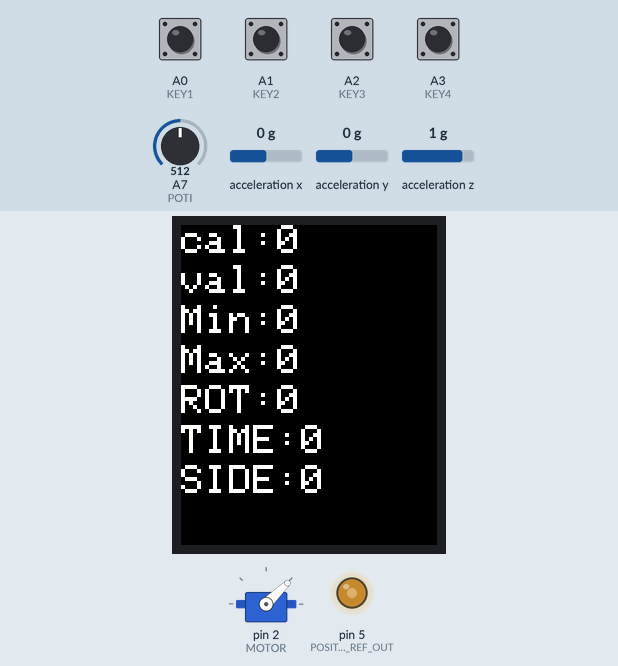
Recording of a sketch running on a simulated Arduino Nano, built with avr-gcc and run on an emulated ATmega328P. On the bench: 128×160 colour display, servo, output pins drawn as LEDs (lit = HIGH). Wiring (inferred from the names in the program): MPU-6050 motion sensor at I2C address 0x68. The test bench sets the inputs (shaded band); at power-on: A0 (KEY1), A1 (KEY2), A2 (KEY3), A3 (KEY4) HIGH, acceleration y 0 g, A7 (POTI) = 512, acceleration x 0 g, acceleration z 1 g. What the sketch prints to the serial monitor is not drawn.

Above: at 1.4 s.
1.5 s: acceleration y set to -1.4 g
At 1.9 s:
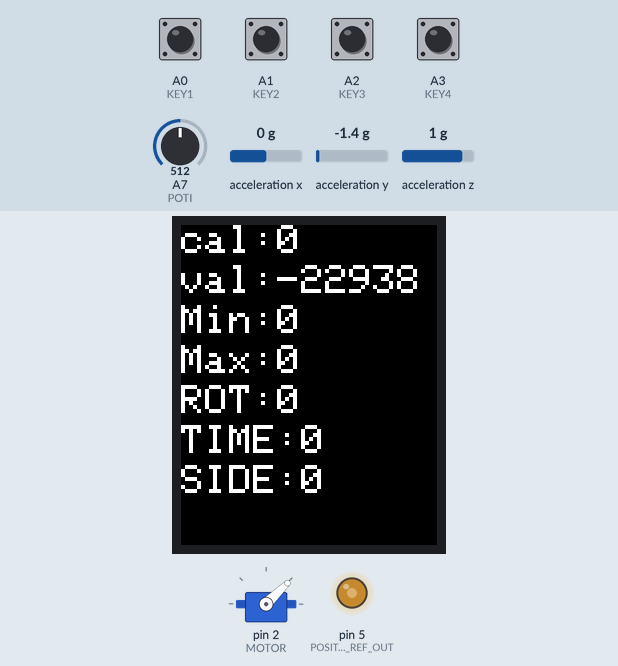
4.5 s: acceleration y set to 1.4 g
At 5.6 s:
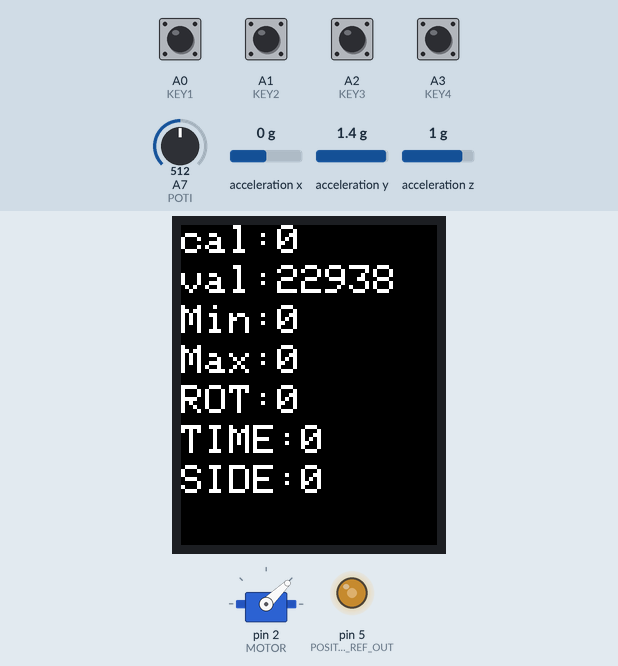
10.6 s: A2 (KEY3) pulled LOW for 0.15 s
At 11.7 s:
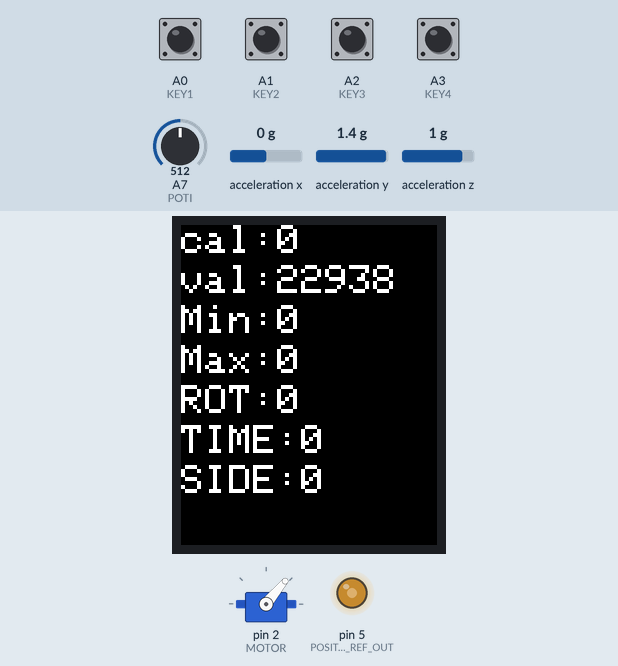
13.7 s: acceleration y set to 0.8 g
At 15.0 s:
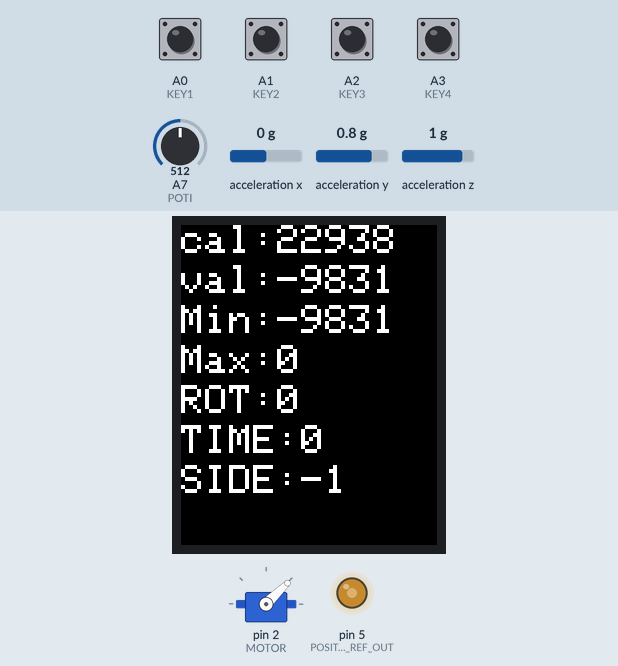
16.7 s: acceleration y set to -1.4 g
At 17.0 s:
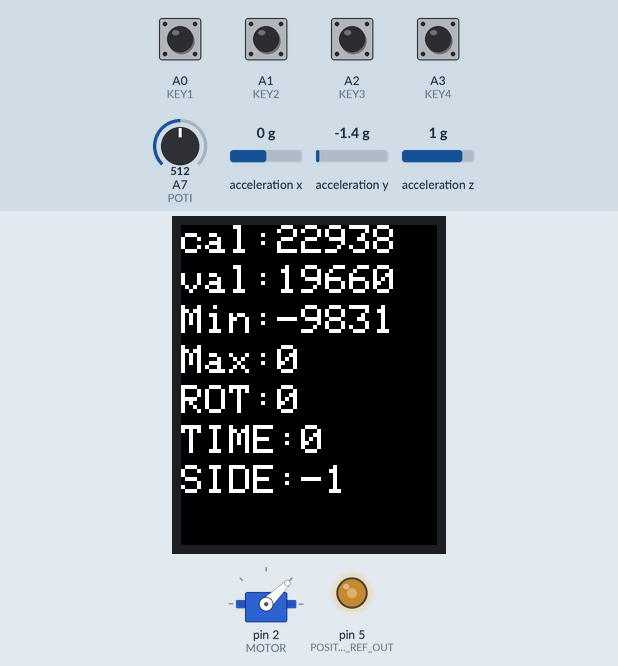
Timing chart, 0 to 19.7 s (numbered marks = the images above; inputs shaded):
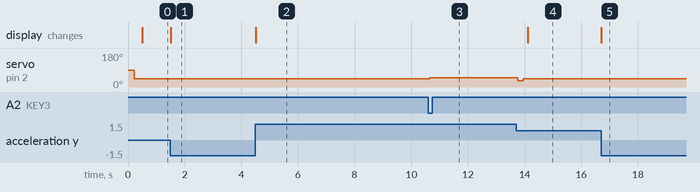

Measured:
- after the input at 1.5 s, the display: changes at once (image 1)
- after the input at 4.5 s, the display: changes at once (image 2)
- after the input at 10.6 s, servo on pin 2 (MOTOR): 44° → 50° after 0.06 s
- after the input at 16.7 s, the display: changes at once (image 5)

The sketch:

dynamic_prob_balancer.ino
```cpp
/***************************************************
Dynamic rc copter or plane balancing project.
The prob is mounted to a motor, that is controlled by an ESC.

The motor is mounted on a camera damper.
This allows to  "wobble" a little on bad (most cheap props are bad) probeller.

The movement is dynamically measured by  MPU-6050 sensor.
The motor position is monitored by a optical sensor watching to the motor.

When tbe motor is turning the software measures the missbalance and shows on what side
of the propeller the missalignment is.

By adding tape on the other blade, the balancing takes place.
To fix the balance run the process interative, until the balance is done.

The advantage if this device is that you get real measures and you know the SIDE where
to add weight.

Each run takes just 3 seconds.

Each round you get a good indicator to add or remove weight.

Now prob balanceing is fun an save (no longer "touch" the motor to "feel" the missbalance.)

 ****************************************************/

#include <Adafruit_GFX.h>    // Core graphics library
#include <Adafruit_ST7735.h> // Hardware-specific library
#include <SPI.h>             // required for the display
#include <Servo.h>           // required for the ESC
#include<Wire.h>             // required for the MPU-6050
const int MPU=0x68;          // I2C address of the MPU-6050

// pinning of display
#define TFT_CS     10
#define TFT_RST    8
#define TFT_DC     9
#define TFT_SCLK 13
#define TFT_MOSI 11

Adafruit_ST7735 tft = Adafruit_ST7735(TFT_CS,  TFT_DC, TFT_RST);


// keyboard
#define KEY1 A0
#define KEY2 A1
#define KEY3 A2
#define KEY4 A3
#define PRESS 0

#define POTI A7
#define MOTOR 2     // pulse output to controll the ESC
#define POSITION 7
#define POSITION_REF_OUT 5
uint16_t rotation=0;
unsigned long timeold;

// each ESC does have different min / max position.
// here you can tweak to your ESC
#define MOTOR_MIN 33 //  1ms position
#define MOTOR_TEST 50 // test speed
#define MOTOR_MAX 55 //  max save speed to balance
//#define MOTOR_MAX 119 // 2ms position

int poti=0;
Servo  motor;


void setup(void) {

  // keyboard
  pinMode(KEY1, INPUT);
  pinMode(KEY2, INPUT);
  pinMode(KEY3, INPUT);
  pinMode(KEY4, INPUT);
  // pull up for keyboard
  digitalWrite(KEY1, HIGH);
  digitalWrite(KEY2, HIGH);
  digitalWrite(KEY3, HIGH);
  digitalWrite(KEY4, HIGH);
  // position sensor
  //pinMode(POSITION, INPUT);

  // Display
  tft.initR(INITR_BLACKTAB);   // initialize a ST7735S chip, black tab
  tft.setTextWrap(false); // Allow text to run off right edge
  tft.fillScreen(ST7735_BLACK);
  tft.setTextColor(ST7735_WHITE);
  tft.setTextSize(2);
  // ESC Motor controller
  motor.attach(MOTOR);
  // Acc meter MPU-6050
  Wire.begin();
  Wire.beginTransmission(MPU);
  Wire.write(0x6B);  // PWR_MGMT_1 register
  Wire.write(0);     // set to zero (wakes up the MPU-6050)
  Wire.endTransmission(true);
  // NOTE: 400 kHz is not required, the sensor is not fast enough to get more data.
  // set i2c to 400KHz
  //Wire.setclock(400000L);
  // TWBR = 24;
  // RPM measure / position
  //attachInterrupt(1, count_rotation, FALLING);

  //calibrate acc to zero (horiztontal allignment of sensor)
  calibrate_sensor();
  // setup analog compare
  ACSR =
  (0<<ACD) |   // Analog Comparator: Enabled
  (0<<ACBG) |   // Analog Comparator Bandgap Select: AIN0 is applied to the positive input
  (0<<ACO) |   // Analog Comparator Output: Off
  (0<<ACI) |   // Analog Comparator Interrupt Flag: Clear Pending Interrupt
  (1<<ACIE) |   // Analog Comparator Interrupt: Enabled
  (0<<ACIC) |   // Analog Comparator Input Capture: Disabled
  (1<<ACIS1) | (0<<ACIS0);   // Analog Comparator Interrupt Mode: Comparator Interrupt on Rising Output Edge

   // set reference to 50%
   analogWrite(POSITION_REF_OUT, 128);

  rotation=0;
  // debug display
  Serial.begin(115200);
}

uint16_t last_poti=65535;
uint16_t servo_pos=0;
int16_t AcX,AcY,AcZ,Tmp,GyX,GyY,GyZ;
int16_t sensor_offset=0; // auto leveling

int16_t AcY_max=0;
int16_t AcY_min=0;
int8_t balance_side=0; // -1=left 0=undefined  +1=right
int16_t rpm=0;
bool motor_pulse=false;
#define UPDATE_SCREEN 50
uint8_t update_screen=UPDATE_SCREEN;

uint16_t measure_index=0;
uint16_t reference_position=0;
#define MEASURE_ARRAY 200
int16_t AcY_measure[MEASURE_ARRAY];
uint8_t index_pos[MEASURE_ARRAY];

int32_t current_time = 0;
int32_t last_time = 0;
int32_t next_trigger = 0;
#define POSTITION_FILTER 5

int32_t rotation_time = 0;
int32_t test_rotation_time = 0;

void loop(void) {

    // reset value
    if((digitalRead(KEY1) == PRESS))
    {
        AcY_max=0;
        AcY_min=0;
        rotation=0;
    }
    if((digitalRead(KEY2) == PRESS)) // dump results on COM for debugging
    {
        for(uint8_t index=0;index<MEASURE_ARRAY;index++)
        {
            Serial.print(index);
            Serial.print(":");
            Serial.println(AcY_measure[index]);
        }
        // wait until release
        while((digitalRead(KEY2) != PRESS));
    }
    if((digitalRead(KEY3) == PRESS)) // run test with ESC controll
    {
        // autolevel sensor
        calibrate_sensor();

        measure_index=0; // reset test counter
        // run test
        motor.write(MOTOR_TEST);
        // wait until motor is fully running
        delay(3000);
        //AcY_measure[measure_index]=read_y_sensor();
        //delay(1000);

        // check RPM
        test_rotation_time=rotation_time;

        // start probing
        motor_pulse=false; // reset last detection
        for(uint8_t index=0;index<MEASURE_ARRAY;index++)
        {
            AcY_measure[measure_index]=read_y_sensor();
            if(motor_pulse){
                index_pos[measure_index]=1;
                motor_pulse=false;
            }
            else
            {
                index_pos[measure_index]=0;
            }
            measure_index++;
            //delay(10);
        }
        // turn off motor
        motor.write(MOTOR_MIN);
        #if 1
        // give debug messures on uart
        for(uint8_t index=0;index<MEASURE_ARRAY;index++)
        {
            Serial.print(index);
            Serial.print(";");
            Serial.print(AcY_measure[index]);
            Serial.print(";");
            Serial.println(index_pos[index]);
        }
        #endif
        // measurements done
        // do anaysis, find min and max and polarity
        AcY_max=AcY_measure[0];
        AcY_min=AcY_measure[0];
        uint8_t marker_side=0;
        uint8_t not_marker_side=0;
        for(uint8_t index=0;index<MEASURE_ARRAY;index++)
        {
            //  get min / max
            if(AcY_max<AcY_measure[index])
            {
                AcY_max=AcY_measure[index];
            }
            if(AcY_min>AcY_measure[index])
            {
                AcY_min=AcY_measure[index];
            }
            // check for polarity on index
            if(index_pos[index])
            {
                if(AcY_measure[index]>0)
                {
                    marker_side++;
                }
                else
                {
                not_marker_side++;
                }
            }
        }
        // calculate summary
        if(marker_side && not_marker_side)
        {
            balance_side=0; // undefined
        }
        else
        {
            if(marker_side)
            {
                balance_side=1;
            }
            else
            {
                balance_side=-1;
            }
        }
    }
    else // debug for manual motor controll
    {
        poti=analogRead(POTI);
        servo_pos = map(poti, 0, 1023, MOTOR_MIN, MOTOR_MAX);     // scale it to use it with the servo (value between 0 and 180)
        motor.write(servo_pos);
    }

    // update from time to time, and on Keypress
    if((update_screen--==0) || (digitalRead(KEY4) == PRESS))
//    if(digitalRead(KEY4) == PRESS)
    {
        update_screen=UPDATE_SCREEN;
        uint8_t y_pos=0;
        #define SIZE 20
        //tft.fillRect(0, 0, 127, 100, ST7735_BLACK); // clear
        tft.fillScreen(ST7735_BLACK);
        tft.setCursor(0, y_pos);
        y_pos+=SIZE;
        tft.print("cal:");
        tft.print(sensor_offset);
        tft.setCursor(0, y_pos);
        y_pos+=SIZE;
        tft.print("val:");
        tft.print(read_y_sensor());
        tft.setCursor(0, y_pos);
        y_pos+=SIZE;
        tft.print("Min:");
        tft.print(AcY_min);
        tft.setCursor(0, y_pos);
        y_pos+=SIZE;
        tft.print("Max:");
        tft.print(AcY_max);
        tft.setCursor(0, y_pos);
        y_pos+=SIZE;
        tft.print("ROT:");
        tft.print(rotation);
        tft.setCursor(0, y_pos);
        y_pos+=SIZE;
        tft.print("TIME:");
        //rotation_time=current_time-last_time;
        tft.print(test_rotation_time);
        tft.setCursor(0, y_pos);
        y_pos+=SIZE;
        tft.print("SIDE:");
        tft.print(balance_side);
    }


}

void calibrate_sensor(void)
{
    #define AUTO_LEVEL_LOOP 100
    int32_t calibrate=0;
    sensor_offset=0; // reset to get uncorrected values
    for(uint8_t loop=0;loop<AUTO_LEVEL_LOOP;loop++)
    {
        calibrate+=read_y_sensor(); // sum up
    }
    sensor_offset=calibrate/AUTO_LEVEL_LOOP; // save average
}

int16_t read_y_sensor()
{
    int16_t value;
    // sensor stuff
    Wire.beginTransmission(MPU);
    //    Wire.write(0x3B);  // starting with register 0x3B (ACCEL_XOUT_H)
    Wire.write(0x3D);  // starting with register 0x3D (ACCEL_YOUT_H)
    Wire.endTransmission(false);
    Wire.requestFrom(MPU,2,true);  // request a total of 2 registers
    value=Wire.read()<<8|Wire.read();  // 0x3D (ACCEL_yOUT_H) & 0x3e (ACCEL_OUT_L)
    return(value-sensor_offset);
}

ISR(ANALOG_COMP_vect )
{
    current_time=millis();
    if(current_time > next_trigger)
    {
        rotation++;
        motor_pulse=true;
        next_trigger=current_time+POSTITION_FILTER; // some ms delay as filter
        rotation_time=current_time-last_time;
        last_time=current_time;
    }

}
```
